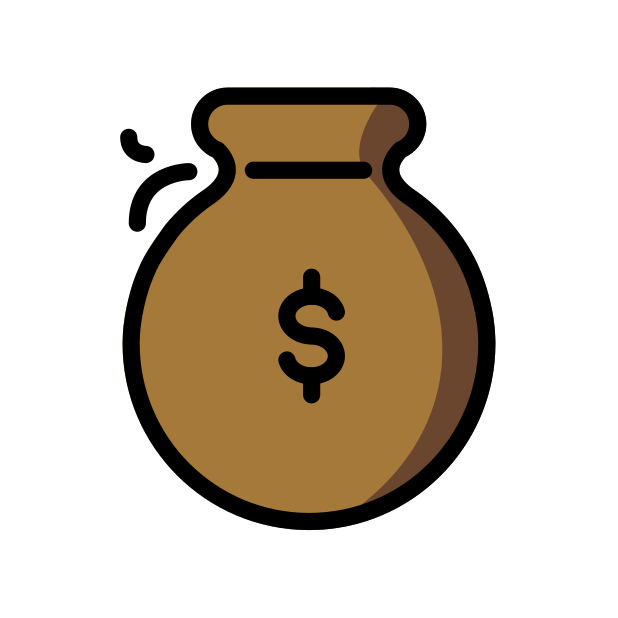
#> input picture money.png, 618 x 618 px
$ python generate_logo.py
#> lines starting #> are read from the running program, lines starting #| are printed output that depends on the picture
from PIL import Image, ImageDraw

width = 1024
height = 1024
im = Image.new('RGB', (width, height))
#> im: PIL image 1024x1024 RGB; every value is 0
draw = ImageDraw.Draw(im)

c1 = (124, 58, 237)
c2 = (76, 29, 149)

pixels = im.load()
for y in range(height):
    for x in range(width):
        t = (x * width + y * height) / (width * width + height * height)
        r = int(c1[0] + (c2[0] - c1[0]) * t)
        g = int(c1[1] + (c2[1] - c1[1]) * t)
        b = int(c1[2] + (c2[2] - c1[2]) * t)
        pixels[x, y] = (r, g, b)

try:
    emoji = Image.open('money.png').convert('RGBA')
#> emoji is the input picture: PIL image 618x618 RGBA; mean R, G, B, A 87.1, 103.3, 64.4, 85.9
    emoji = emoji.resize((600, 600), Image.Resampling.LANCZOS)
#> emoji: PIL image 600x600 RGBA
    offset = ((width - 600) // 2, (height - 600) // 2)
    im.paste(emoji, offset, emoji)
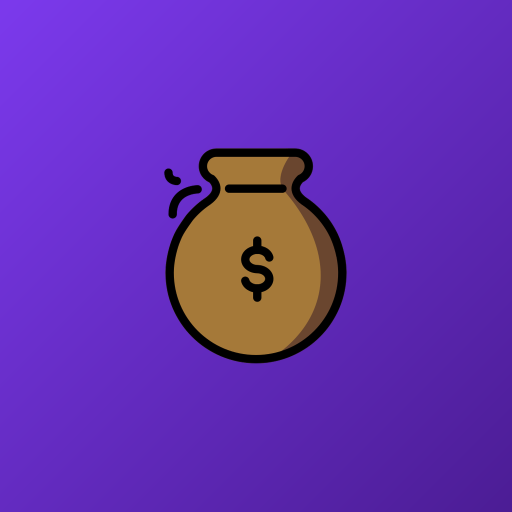
#> im: PIL image 1024x1024 RGB (shown at 1/2 size); mean R, G, B 101.8, 48.1, 175.1
except Exception as e:
    print("Error pasting emoji:", e)

im.save('assets/logo.png')
print("Generated assets/logo.png")
